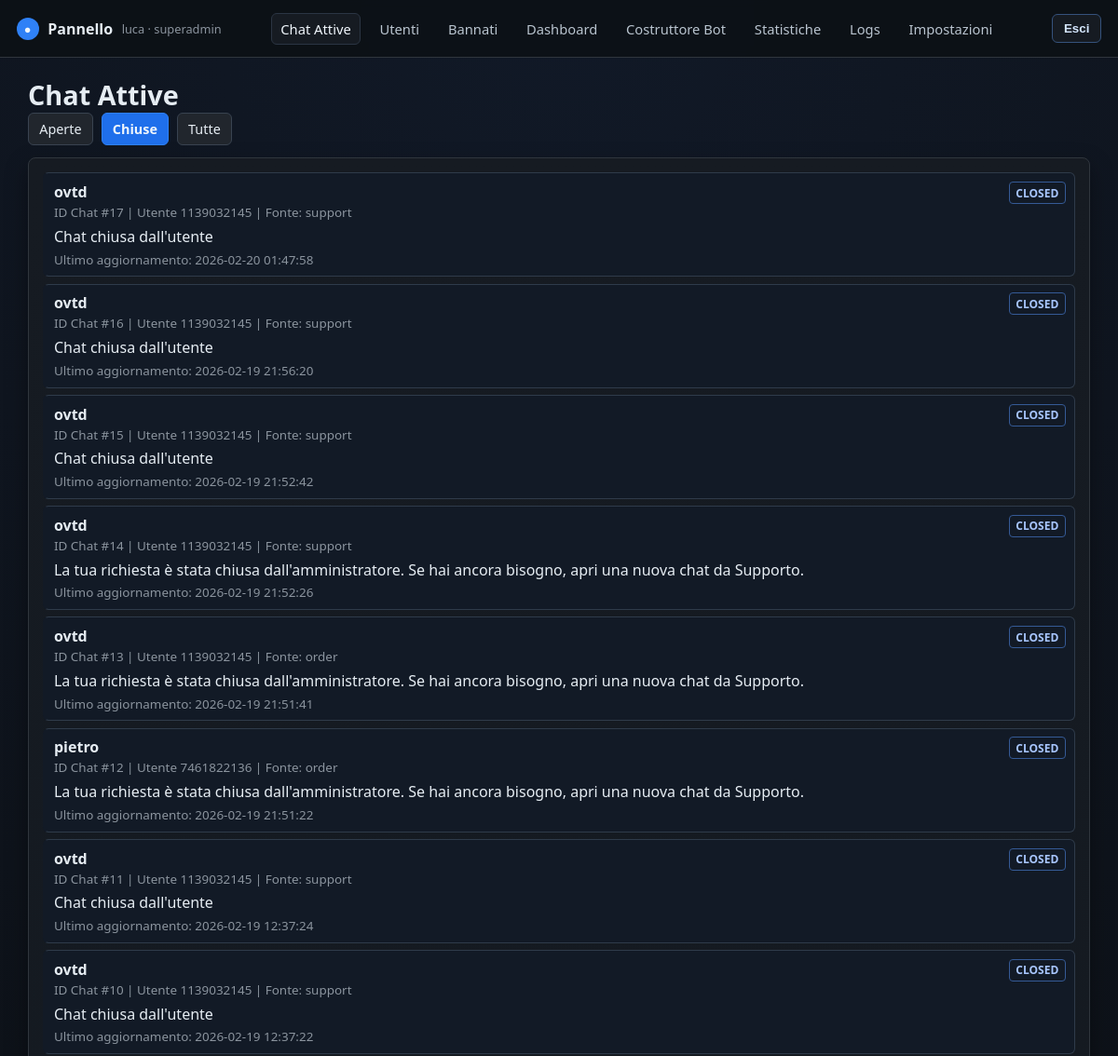
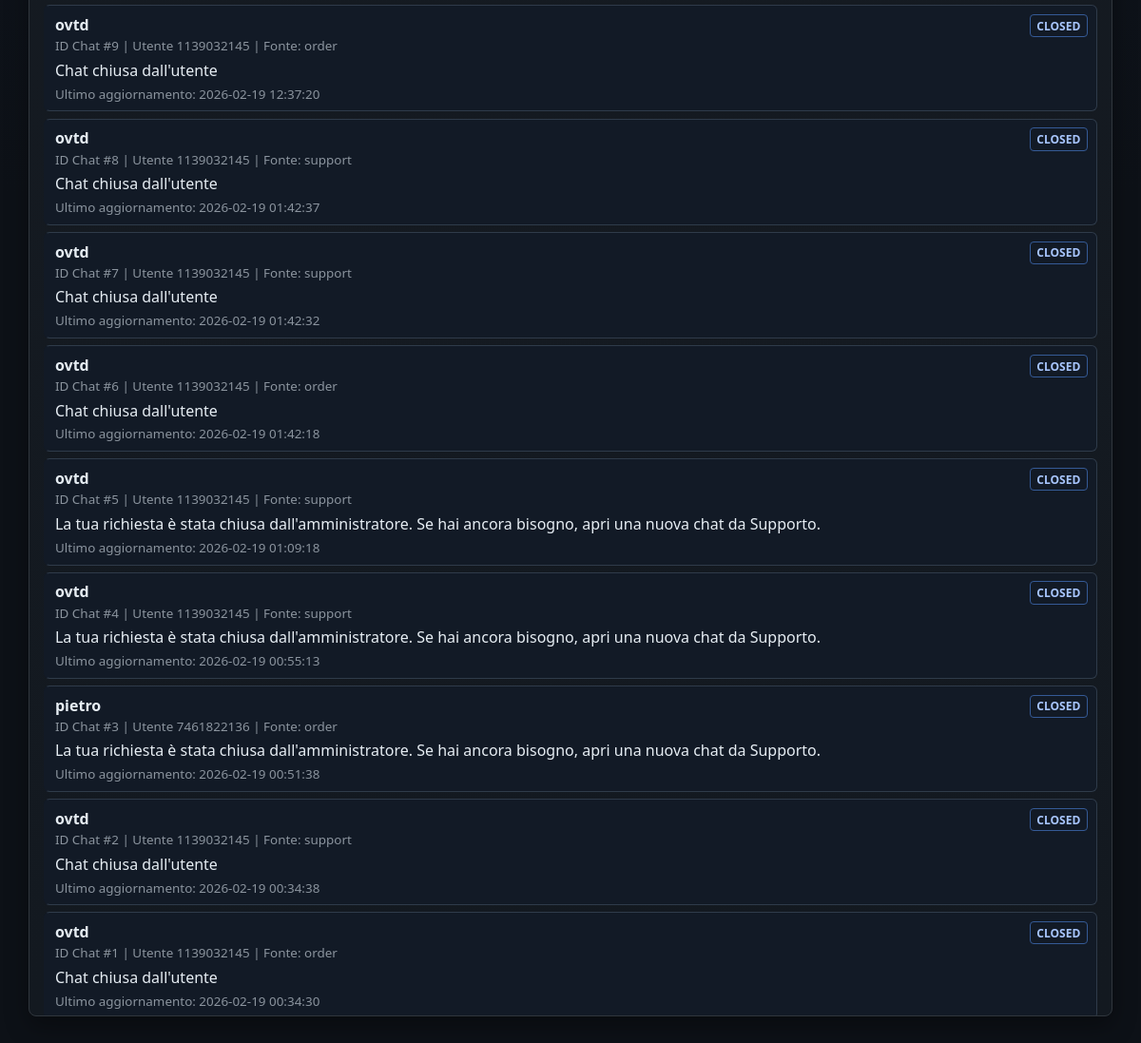
The app's page /chat?status=closed (signed in) with its own data (2 pictures, top to bottom).
### tables this page shows
CREATE TABLE admins (
            id INTEGER PRIMARY KEY AUTOINCREMENT,
            username TEXT NOT NULL UNIQUE,
            password_hash TEXT NOT NULL,
            role TEXT NOT NULL DEFAULT 'admin',
            created_by INTEGER,
            created_at TEXT NOT NULL,
            updated_at TEXT NOT NULL,
            last_login_at TEXT
        );

CREATE TABLE chats (
            id INTEGER PRIMARY KEY AUTOINCREMENT,
            user_id INTEGER NOT NULL,
            status TEXT NOT NULL,
            source TEXT NOT NULL,
            subject TEXT NOT NULL DEFAULT '',
            created_at TEXT NOT NULL,
            updated_at TEXT NOT NULL,
            closed_at TEXT,
            reopened_at TEXT
        );

CREATE TABLE users (
            telegram_id INTEGER PRIMARY KEY,
            username TEXT,
            first_name TEXT,
            last_name TEXT,
            is_suspended INTEGER NOT NULL DEFAULT 0,
            blocked_bot INTEGER NOT NULL DEFAULT 0,
            created_at TEXT NOT NULL,
            last_seen_at TEXT NOT NULL
        );

### app.py (the view)
    @app.route("/chat")
    def chats() -> Any:
        service_obj = current_service()
        status = sanitize_text(request.args.get("status", "open"), 20)
        if status not in {"open", "closed", "all"}:
            status = "open"
        chat_rows = service_obj.list_chats(status)
        return render_template("chats.html", chats=chat_rows, status=status)

### app.py (called while the page is built)
def now_str() -> str:
    return datetime.now().strftime("%Y-%m-%d %H:%M:%S")

def sanitize_text(value: Any, max_len: int = 4096) -> str:
    if value is None:
        return ""
    text = str(value).replace("\x00", " ").strip()
    if len(text) > max_len:
        return text[:max_len]
    return text

def to_int(value: Any, default: int = 0, minimum: int | None = None, maximum: int | None = None) -> int:
    try:
        parsed = int(str(value).strip())
    except Exception:
        parsed = default
    if minimum is not None:
        parsed = max(parsed, minimum)
    if maximum is not None:
        parsed = min(parsed, maximum)
    return parsed

    def _connect(self) -> sqlite3.Connection:
        conn = sqlite3.connect(self.path, timeout=30, check_same_thread=False)
        conn.row_factory = sqlite3.Row
        conn.execute("PRAGMA foreign_keys = ON")
        conn.execute("PRAGMA journal_mode = WAL")
        conn.execute("PRAGMA synchronous = NORMAL")
        return conn

    def execute(self, sql: str, params: tuple[Any, ...] = ()) -> int:
        with self._lock:
            conn = self._connect()
            try:
                cur = conn.execute(sql, params)
                conn.commit()
                return cur.lastrowid
            finally:
                conn.close()

    def fetchone(self, sql: str, params: tuple[Any, ...] = ()) -> sqlite3.Row | None:
        with self._lock:
            conn = self._connect()
            try:
                return conn.execute(sql, params).fetchone()
            finally:
                conn.close()

    def fetchall(self, sql: str, params: tuple[Any, ...] = ()) -> list[sqlite3.Row]:
        with self._lock:
            conn = self._connect()
            try:
                return conn.execute(sql, params).fetchall()
            finally:
                conn.close()

    def has_admin(self) -> bool:
        row = self.db.fetchone("SELECT COUNT(*) AS c FROM admins")
        return bool(row and row["c"] > 0)

    def get_admin_by_id(self, admin_id: int) -> sqlite3.Row | None:
        return self.db.fetchone("SELECT * FROM admins WHERE id = ?", (admin_id,))

### templates/chats.html (shortened to what this page needs)
{% extends "base.html" %}
{% block content %}
<h1 class="section-title">Chat Attive</h1>
<div class="action-row" style="margin-bottom:0.8rem;">
  <a class="btn {% if status == 'open' %}primary{% endif %}" href="{{ url_for('chats', status='open') }}">Aperte</a>
  <a class="btn {% if status == 'closed' %}primary{% endif %}" href="{{ url_for('chats', status='closed') }}">Chiuse</a>
  <a class="btn {% if status == 'all' %}primary{% endif %}" href="{{ url_for('chats', status='all') }}">Tutte</a>
</div>
<div class="card chat-list">
  {% for row in chats %}
    <a class="chat-item" href="{{ url_for('chat_detail', chat_id=row.id) }}">
      <div class="action-row" style="justify-content:space-between; align-items:flex-start;">
        <strong>
          {{ row.first_name or '' }} {{ row.last_name or '' }}
        </strong>
        <span class="tag {% if row.status == 'open' %}ok{% elif row.status == 'closed' %}warn{% else %}err{% endif %}">{{ row.status|upper }}</span>
      </div>
      <div class="metric-sub">ID Chat #{{ row.id }} | Utente {{ row.user_id }} | Fonte: {{ row.source }}</div>
      <div style="margin-top:0.35rem;">{{ row.last_message or 'Nessun messaggio' }}</div>
      <div class="metric-sub" style="margin-top:0.3rem;">Ultimo aggiornamento: {{ row.updated_at|fmt_dt }}</div>
    </a>
  {% else %}
    <div class="empty">Nessuna chat trovata</div>
  {% endfor %}
</div>
{% endblock %}

### templates/base.html (shortened to what this page needs)
<!doctype html>
<html lang="it">
<head>
  <link rel="stylesheet" href="{{ url_for('static', filename='css/style.css') }}">
</head>
<body>
<header class="topbar">
  <div class="brand">
    <div class="brand-badge">●</div>
    <div class="brand-title">Pannello</div>
    {% if is_logged_in %}
      <div class="brand-sub">{{ current_admin_username }} · {{ current_admin_role }}</div>
    {% endif %}
  </div>
  {% if is_logged_in %}
  <nav class="topnav">
    <a class="{% if request.endpoint in ['chats', 'chat_detail'] %}active{% endif %}" href="{{ url_for('chats') }}">Chat Attive</a>
    <a class="{% if request.endpoint == 'users_page' %}active{% endif %}" href="{{ url_for('users_page') }}">Utenti</a>
    <a class="{% if request.endpoint == 'banned_users_page' %}active{% endif %}" href="{{ url_for('banned_users_page') }}">Bannati</a>
    {% if is_superadmin %}
    <a class="{% if request.endpoint == 'dashboard' %}active{% endif %}" href="{{ url_for('dashboard') }}">Dashboard</a>
    <a class="{% if request.endpoint == 'menu_builder' %}active{% endif %}" href="{{ url_for('menu_builder') }}">Costruttore Bot</a>
    <a class="{% if request.endpoint == 'stats' %}active{% endif %}" href="{{ url_for('stats') }}">Statistiche</a>
    <a class="{% if request.endpoint == 'logs_page' %}active{% endif %}" href="{{ url_for('logs_page') }}">Logs</a>
    {% endif %}
    <a class="{% if request.endpoint == 'settings_page' %}active{% endif %}" href="{{ url_for('settings_page') }}">Impostazioni</a>
  </nav>
  <div class="action-row">
    <form class="logout-inline" method="post" action="{{ url_for('logout') }}">
      <button type="submit">Esci</button>
    </form>
  </div>
  {% endif %}
</header>
<main class="page-wrap">
  {% block content %}{% endblock %}
</main>
</body>
</html>

### static/css/style.css (style rules this page uses)
:root { --bg-main: #0d1117; --bg-elev: #161b22; --bg-elev-2: #1f2630; --text: #e6edf3; --text-dim: #8b949e; --border: #30363d; --accent: #2f81f7; --accent-2: #58a6ff; --ok: #3fb950; --warn: #7aa2f7; --danger: #f85149; --shadow: 0 10px 24px rgba(0, 0, 0, 0.35); }
* { box-sizing: border-box; }
body { margin: 0; padding: 0; font-family: "Segoe UI", "Helvetica Neue", Arial, sans-serif; background: radial-gradient(circle at top, #111927 0%, #0d1117 52%); color: var(--text); min-height: 100vh; }
a { color: var(--accent-2); text-decoration: none; }
.topbar { position: sticky; top: 0; z-index: 30; display: flex; align-items: center; justify-content: space-between; gap: 1rem; padding: 0.85rem 1.1rem; background: rgba(13, 17, 23, 0.95); border-bottom: 1px solid var(--border); backdrop-filter: blur(3px); }
.brand { display: flex; align-items: center; gap: 0.6rem; }
.brand-badge { width: 24px; height: 24px; border-radius: 999px; background: var(--accent); display: grid; place-items: center; color: #f0f6fc; font-size: 0.8rem; }
.brand-title { font-size: 1rem; font-weight: 700; }
.brand-sub { color: var(--text-dim); font-size: 0.8rem; }
.topnav { display: flex; flex-wrap: wrap; align-items: center; gap: 0.6rem; }
.topnav a { color: #b9c4cf; font-size: 0.92rem; border: 1px solid transparent; border-radius: 6px; padding: 0.38rem 0.6rem; }
.topnav a:hover, .topnav a.active { color: #f0f6fc; border-color: #2b3543; background: #161b22; }
.logout-inline { margin: 0; }
.logout-inline button { border: 1px solid #35527c; background: #161b22; color: #d5e7ff; border-radius: 6px; font-weight: 700; padding: 0.45rem 0.75rem; cursor: pointer; }
.page-wrap { width: min(1240px, 95vw); margin: 1.2rem auto 2rem; }
.section-title { margin: 0; font-size: 1.8rem; }
.card { background: linear-gradient(180deg, #161b22, #131920); border: 1px solid var(--border); border-radius: 8px; box-shadow: var(--shadow); padding: 0.95rem; }
.metric-sub { color: var(--text-dim); font-size: 0.84rem; }
.tag { display: inline-block; border-radius: 4px; border: 1px solid transparent; padding: 0.16rem 0.42rem; font-size: 0.75rem; font-weight: 600; }
.tag.warn { color: #a8c6ff; border-color: #355a96; }
.btn, button.btn { border: 1px solid #394350; border-radius: 6px; background: #21262d; color: var(--text); cursor: pointer; padding: 0.46rem 0.7rem; font-size: 0.9rem; }
.btn.primary { border-color: #2f81f7; background: #1f6feb; color: #f0f6fc; font-weight: 700; }
.action-row { display: flex; flex-wrap: wrap; align-items: center; gap: 0.55rem; }
.chat-list { max-height: 74vh; overflow: auto; }
.chat-item { display: block; border: 1px solid #2f3b4a; border-left: 3px solid transparent; border-radius: 6px; background: #121a26; color: var(--text); padding: 0.55rem; margin-bottom: 0.45rem; }

### records on screen
admins: username "luca", role "superadmin"
chats: first_name "ovtd", status "CLOSED", id "17", user_id "1139032145", source "support", last_message "Chat chiusa dall'utente", updated_at|fmt_dt "2026-02-20 01:47:58"
chats: first_name "ovtd", status "CLOSED", id "16", user_id "1139032145", source "support", last_message "Chat chiusa dall'utente", updated_at|fmt_dt "2026-02-19 21:56:20"
chats: first_name "ovtd", status "CLOSED", id "15", user_id "1139032145", source "support", last_message "Chat chiusa dall'utente", updated_at|fmt_dt "2026-02-19 21:52:42"
chats: first_name "ovtd", status "CLOSED", id "14", user_id "1139032145", source "support", last_message "La tua richiesta è stata chiusa dall'amministratore. Se hai ancora bisogno, apri una nuova chat da Supporto.", updated_at|fmt_dt "2026-02-19 21:52:26"
chats: first_name "ovtd", status "CLOSED", id "13", user_id "1139032145", source "order", last_message "La tua richiesta è stata chiusa dall'amministratore. Se hai ancora bisogno, apri una nuova chat da Supporto.", updated_at|fmt_dt "2026-02-19 21:51:41"
chats: first_name "pietro", status "CLOSED", id "12", user_id "7461822136", source "order", last_message "La tua richiesta è stata chiusa dall'amministratore. Se hai ancora bisogno, apri una nuova chat da Supporto.", updated_at|fmt_dt "2026-02-19 21:51:22"
chats: first_name "ovtd", status "CLOSED", id "11", user_id "1139032145", source "support", last_message "Chat chiusa dall'utente", updated_at|fmt_dt "2026-02-19 12:37:24"
chats: first_name "ovtd", status "CLOSED", id "10", user_id "1139032145", source "support", last_message "Chat chiusa dall'utente", updated_at|fmt_dt "2026-02-19 12:37:22"
chats: first_name "ovtd", status "CLOSED", id "9", user_id "1139032145", source "order", last_message "Chat chiusa dall'utente", updated_at|fmt_dt "2026-02-19 12:37:20"
chats: first_name "ovtd", status "CLOSED", id "8", user_id "1139032145", source "support", last_message "Chat chiusa dall'utente", updated_at|fmt_dt "2026-02-19 01:42:37"
chats: first_name "ovtd", status "CLOSED", id "7", user_id "1139032145", source "support", last_message "Chat chiusa dall'utente", updated_at|fmt_dt "2026-02-19 01:42:32"
chats: first_name "ovtd", status "CLOSED", id "6", user_id "1139032145", source "order", last_message "Chat chiusa dall'utente", updated_at|fmt_dt "2026-02-19 01:42:18"
chats: first_name "ovtd", status "CLOSED", id "5", user_id "1139032145", source "support", last_message "La tua richiesta è stata chiusa dall'amministratore. Se hai ancora bisogno, apri una nuova chat da Supporto.", updated_at|fmt_dt "2026-02-19 01:09:18"
chats: first_name "ovtd", status "CLOSED", id "4", user_id "1139032145", source "support", last_message "La tua richiesta è stata chiusa dall'amministratore. Se hai ancora bisogno, apri una nuova chat da Supporto.", updated_at|fmt_dt "2026-02-19 00:55:13"
chats: first_name "pietro", status "CLOSED", id "3", user_id "7461822136", source "order", last_message "La tua richiesta è stata chiusa dall'amministratore. Se hai ancora bisogno, apri una nuova chat da Supporto.", updated_at|fmt_dt "2026-02-19 00:51:38"
chats: first_name "ovtd", status "CLOSED", id "2", user_id "1139032145", source "support", last_message "Chat chiusa dall'utente", updated_at|fmt_dt "2026-02-19 00:34:38"
chats: first_name "ovtd", status "CLOSED", id "1", user_id "1139032145", source "order", last_message "Chat chiusa dall'utente", updated_at|fmt_dt "2026-02-19 00:34:30"
